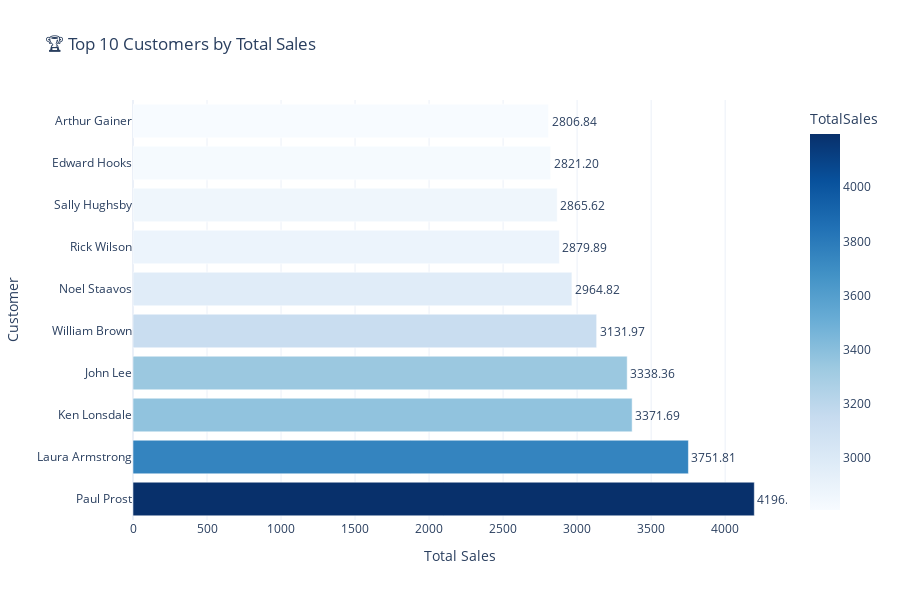

The cell this chart's notebook holds for it:
### Code cell
import plotly.express as px

fig = px.bar(
    df,
    x='TotalSales',
    y='CustomerName',
    orientation='h',
    text='TotalSales',
    color='TotalSales',
    color_continuous_scale='Blues',
    title='🏆 Top 10 Customers by Total Sales'
)

fig.update_traces(texttemplate='%{text:.2f}', textposition='outside')
fig.update_layout(
    xaxis_title='Total Sales',
    yaxis_title='Customer',
    template='plotly_white',
    height=600
)

fig.show()

### Figure 1 — Plotly figure (JSON) as saved in the notebook; plotly's stock layout.template omitted (floating-point values rounded to 4 significant figures)
{"data": [{"hovertemplate": "TotalSales=%{marker.color}<br>CustomerName=%{y}<extra></extra>", "legendgroup": "", "marker": {"color": [4197.0, 3752.0, 3372.0, 3338.0, 3132.0, 2965.0, 2880.0, 2866.0, 2821.0, 2807.0], "coloraxis": "coloraxis", "pattern": {"shape": ""}}, "name": "", "orientation": "h", "showlegend": false, "text": [4197.0, 3752.0, 3372.0, 3338.0, 3132.0, 2965.0, 2880.0, 2866.0, 2821.0, 2807.0], "textposition": "outside", "texttemplate": "%{text:.2f}", "type": "bar", "x": [4197.0, 3752.0, 3372.0, 3338.0, 3132.0, 2965.0, 2880.0, 2866.0, 2821.0, 2807.0], "xaxis": "x", "y": ["Paul Prost", "Laura Armstrong", "Ken Lonsdale", "John Lee", "William Brown", "Noel Staavos", "Rick Wilson", "Sally Hughsby", "Edward Hooks", "Arthur Gainer"], "yaxis": "y"}], "layout": {"barmode": "relative", "coloraxis": {"colorbar": {"title": {"text": "TotalSales"}}, "colorscale": [[0, "rgb(247,251,255)"], [0.125, "rgb(222,235,247)"], [0.25, "rgb(198,219,239)"], [0.375, "rgb(158,202,225)"], [0.5, "rgb(107,174,214)"], [0.625, "rgb(66,146,198)"], [0.75, "rgb(33,113,181)"], [0.875, "rgb(8,81,156)"], [1, "rgb(8,48,107)"]]}, "height": 600, "legend": {"tracegroupgap": 0}, "title": {"text": "🏆 Top 10 Customers by Total Sales"}, "xaxis": {"anchor": "y", "domain": [0, 1], "title": {"text": "Total Sales"}}, "yaxis": {"anchor": "x", "domain": [0, 1], "title": {"text": "Customer"}}}}
